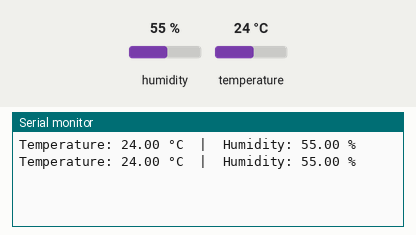
Recording of a sketch running on a simulated ESP32. Parts: the last lines printed to the serial monitor. The test bench sets the inputs (shaded band); at power-on: humidity 55 %, temperature 24 °C.

Above: at 2.8 s.
2.9 s: humidity set to 22 %
At 5.0 s:
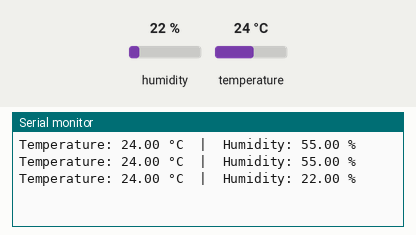
5.6 s: temperature set to 12 °C
At 7.4 s:
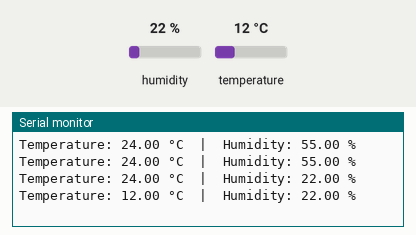
8.3 s: humidity set to 40 %
At 11.0 s:
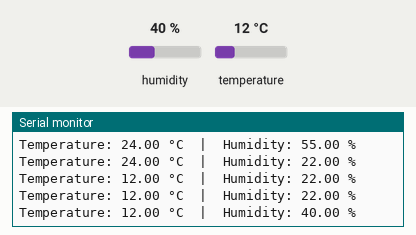
Timing chart, 0 to 12.5 s (numbered marks = the images above; inputs shaded):
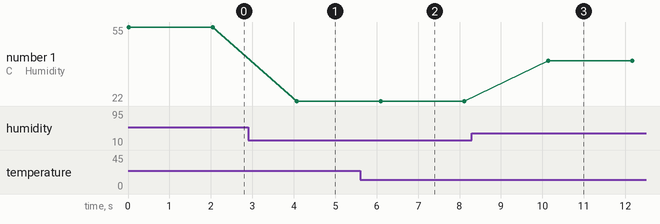

The sketch:

esp32_B.ino
```cpp
#include "DHT.h"

// Pin definitions
#define DHTPIN 26        // DHT11 data pin connected to GPIO 26
#define DHTTYPE DHT11    // DHT11 sensor type

DHT dht(DHTPIN, DHTTYPE);

void setup() {
  Serial.begin(115200);
  dht.begin();
}

void loop() {

  // --- DHT11 Sensor Reading ---
  float humidity = dht.readHumidity();
  float temperature = dht.readTemperature(); // Celsius

  // Check if the readings are valid
  if (isnan(humidity) || isnan(temperature)) {
    Serial.println("Failed to read from DHT11 sensor!");
  } else {
    Serial.print("Temperature: ");
    Serial.print(temperature);
    Serial.print(" °C  |  Humidity: ");
    Serial.print(humidity);
    Serial.println(" %");
  }

  delay(2000); // wait 2 seconds before next read
}
```

Measured:
- after the input at 2.9 s, the serial monitor: prints a new line after 1.2 s (image 1)
- after the input at 5.6 s, the serial monitor: prints a new line after 0.49 s (image 2)
- after the input at 8.3 s, the serial monitor: prints a new line after 1.8 s (image 3)
- plotted number 1: 55 → 22 after the input at 2.9 s, 22 → 40 after the input at 8.3 s
